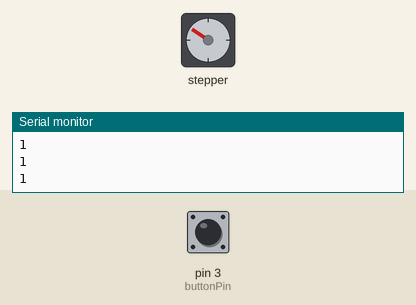
Simulated run of this sketch. Board: Arduino Uno, built with avr-gcc and run on an emulated ATmega328P. Shown: stepper motor, the last lines printed to the serial monitor. The test bench sets the inputs (shaded band); at power-on: pin 3 (buttonPin) HIGH. Stepper angles assume 2048 steps per turn.

Above: at 1.2 s.
1.3 s: pin 3 (buttonPin) pulled LOW for 0.15 s
At 1.71 s:
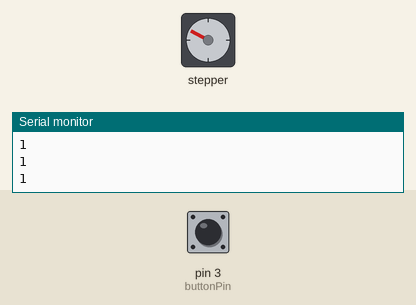
4.4 s: pin 3 (buttonPin) pulled LOW for 1 s
At 4.84 s:
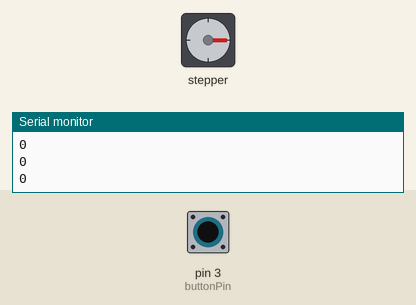
Timing chart, 0 to 17.4 s (numbered marks = the images above; inputs shaded):
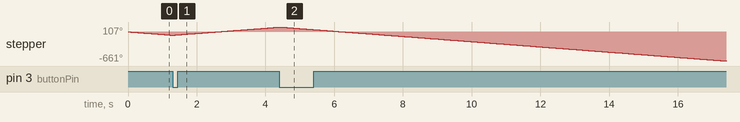

The sketch:

motor_PB.ino
```cpp
#include <Stepper.h>

int stepsPerRev = 2048;
int motSpeed = 10;
int dt = 50;

int buttonPin = 3;
bool turning_counterclockwise = true;
int newbuttonVal;
int oldbuttonVal = 1;

Stepper myStepper(stepsPerRev, 8,10,9,11);


void setup() {
  // put your setup code here, to run once:
Serial.begin(9600);
myStepper.setSpeed(motSpeed);
pinMode(buttonPin, INPUT);
digitalWrite(buttonPin,HIGH);
}

void loop() {
  // put your main code here, to run repeatedly:

newbuttonVal = digitalRead(buttonPin);

if (oldbuttonVal == 1 && newbuttonVal == 0){
  if(turning_counterclockwise){
    turning_counterclockwise = false;
  }
  else{
    turning_counterclockwise = true;
  }
}


if (turning_counterclockwise){
  myStepper.step((-1*motSpeed));
}

else{
  myStepper.step(motSpeed);
}

Serial.println(oldbuttonVal);
oldbuttonVal = newbuttonVal;

}
```
